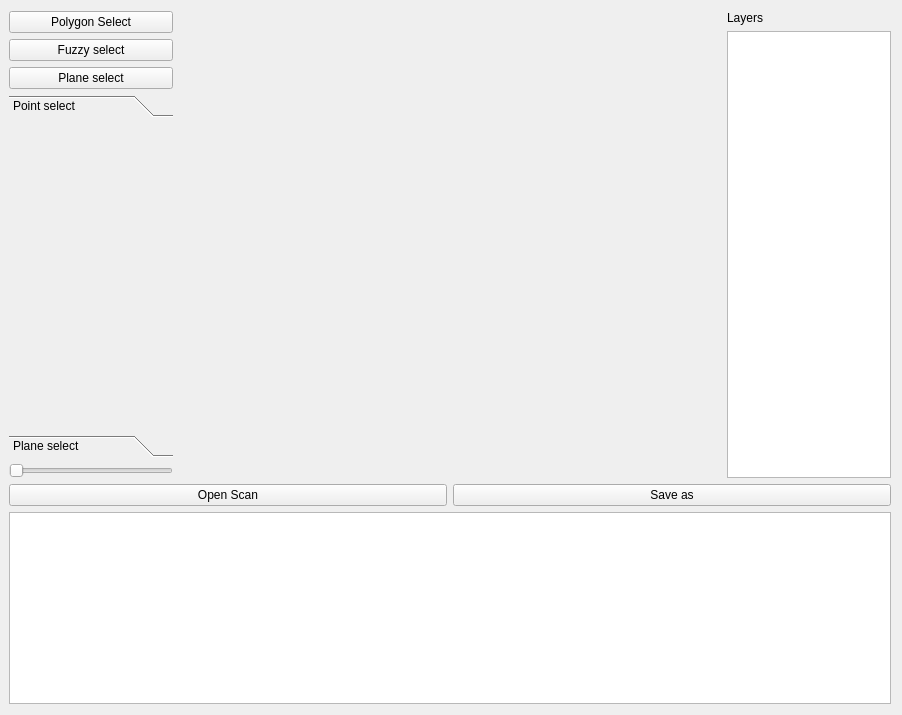
<?xml version="1.0" encoding="UTF-8"?>
<ui version="4.0">
 <class>CloudClean</class>
 <widget class="QWidget" name="CloudClean">
  <property name="geometry">
   <rect>
    <x>0</x>
    <y>0</y>
    <width>902</width>
    <height>715</height>
   </rect>
  </property>
  <property name="sizePolicy">
   <sizepolicy hsizetype="Expanding" vsizetype="Expanding">
    <horstretch>0</horstretch>
    <verstretch>0</verstretch>
   </sizepolicy>
  </property>
  <property name="windowTitle">
   <string>CloudClean</string>
  </property>
  <property name="autoFillBackground">
   <bool>false</bool>
  </property>
  <layout class="QVBoxLayout" name="verticalLayout_3" stretch="10,1,0">
   <property name="leftMargin">
    <number>9</number>
   </property>
   <item>
    <layout class="QHBoxLayout" name="horizontalLayout" stretch="3,10,3">
     <item>
      <layout class="QVBoxLayout" name="verticalLayout">
       <item>
        <widget class="QPushButton" name="pushButton_4">
         <property name="text">
          <string>Polygon Select</string>
         </property>
        </widget>
       </item>
       <item>
        <widget class="QPushButton" name="pushButton_3">
         <property name="text">
          <string>Fuzzy select</string>
         </property>
        </widget>
       </item>
       <item>
        <widget class="QPushButton" name="pushButton">
         <property name="text">
          <string>Plane select</string>
         </property>
        </widget>
       </item>
       <item>
        <layout class="QGridLayout" name="gridLayout">
         <property name="sizeConstraint">
          <enum>QLayout::SetDefaultConstraint</enum>
         </property>
         <item row="1" column="0">
          <widget class="QSlider" name="horizontalSlider">
           <property name="orientation">
            <enum>Qt::Horizontal</enum>
           </property>
          </widget>
         </item>
         <item row="0" column="0">
          <widget class="QToolBox" name="toolBox">
           <property name="currentIndex">
            <number>0</number>
           </property>
           <widget class="QWidget" name="point_select">
            <property name="geometry">
             <rect>
              <x>0</x>
              <y>0</y>
              <width>159</width>
              <height>246</height>
             </rect>
            </property>
            <attribute name="label">
             <string>Point select</string>
            </attribute>
           </widget>
           <widget class="QWidget" name="page_2">
            <property name="geometry">
             <rect>
              <x>0</x>
              <y>0</y>
              <width>159</width>
              <height>246</height>
             </rect>
            </property>
            <attribute name="label">
             <string>Plane select</string>
            </attribute>
           </widget>
          </widget>
         </item>
        </layout>
       </item>
      </layout>
     </item>
     <item>
      <layout class="QVBoxLayout" name="gl"/>
     </item>
     <item>
      <layout class="QVBoxLayout" name="layers">
       <item>
        <widget class="QLabel" name="label">
         <property name="text">
          <string>Layers</string>
         </property>
        </widget>
       </item>
       <item>
        <widget class="QListView" name="layerList"/>
       </item>
      </layout>
     </item>
    </layout>
   </item>
   <item>
    <layout class="QHBoxLayout" name="buttons">
     <item>
      <widget class="QPushButton" name="openButton">
       <property name="text">
        <string>Open Scan</string>
       </property>
      </widget>
     </item>
     <item>
      <widget class="QPushButton" name="pushButton_2">
       <property name="text">
        <string>Save as</string>
       </property>
      </widget>
     </item>
    </layout>
   </item>
   <item>
    <widget class="QTextBrowser" name="console">
     <property name="sizePolicy">
      <sizepolicy hsizetype="MinimumExpanding" vsizetype="Expanding">
       <horstretch>0</horstretch>
       <verstretch>0</verstretch>
      </sizepolicy>
     </property>
     <property name="minimumSize">
      <size>
       <width>0</width>
       <height>100</height>
      </size>
     </property>
    </widget>
   </item>
  </layout>
 </widget>
 <layoutdefault spacing="6" margin="11"/>
 <resources/>
 <connections/>
</ui>
